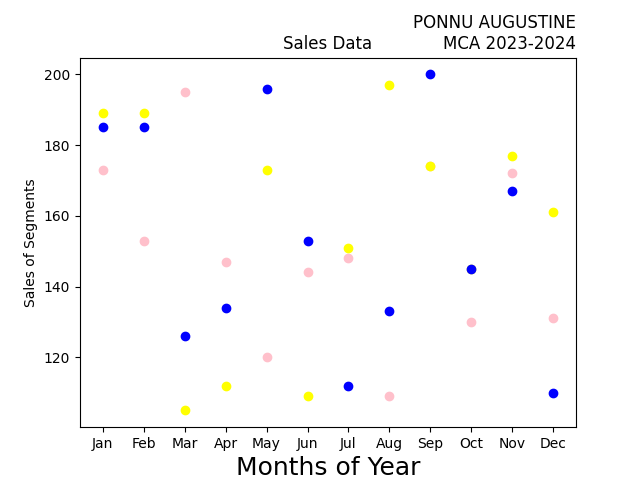

Here is the Python script that generated this plot:
import matplotlib.pyplot as plt
import numpy as np
month = np.array(['Jan', 'Feb', 'Mar', 'Apr', 'May', 'Jun', 'Jul', 'Aug', 'Sep', 'Oct', 'Nov', 'Dec'])
AS = np.array([173, 153, 195, 147, 120, 144, 148, 109, 174, 130, 172, 131])
LS = np.array([189, 189, 105, 112, 173, 109, 151, 197, 174, 145, 177, 161])
SLS = np.array([185, 185, 126, 134, 196, 153, 112, 133, 200, 145, 167, 110])
plt.xlabel('Months of Year', fontsize=18)
plt.ylabel('Sales of Segments')
plt.title('Sales Data')
plt.title('PONNU AUGUSTINE\nMCA 2023-2024', loc='right')
plt.scatter(month, AS, label='Affordable Segment', color='pink')
plt.scatter(month, LS, label='Luxury Segment', color='yellow')
plt.scatter(month, SLS, label='Super Luxury Segment', color='blue')
plt.savefig('prgrm3')
